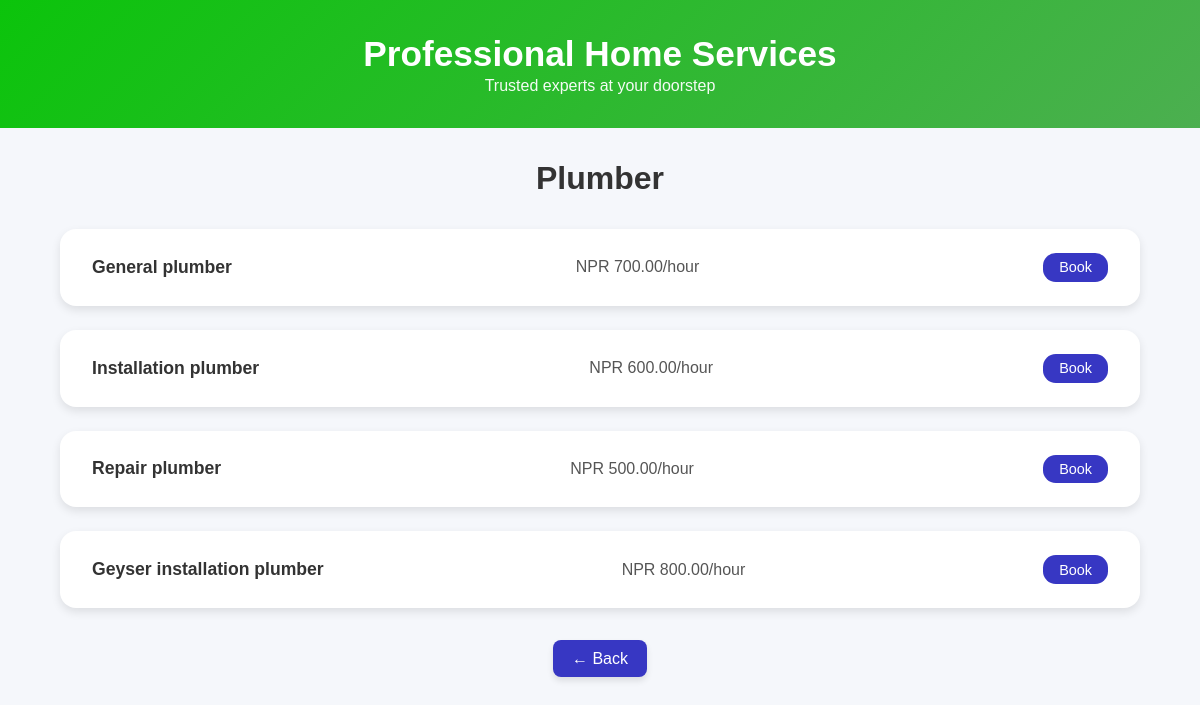
Page /View/public/book.php?profession_id=1 (signed in) on the committed database.
### tables this page shows
CREATE TABLE `profession` (
  `profession_id` int(10) NOT NULL,
  `profession_name` varchar(50) DEFAULT NULL
);

CREATE TABLE `work` (
  `work_id` int(11) NOT NULL,
  `profession_id` int(10) NOT NULL,
  `work_name` varchar(255) NOT NULL,
  `work_price` decimal(10,2) NOT NULL
);

### View/public/book.php (the view, shortened to what this page needs)
<!DOCTYPE html>
<html lang="en">
<head>
    <link rel="stylesheet" href="../assets/css/book.css">
</head>
<body>
    <?php
    include '../../includes/servicenav.php';
    include '../../includes/dbconnect.php';
    $professionId = isset($_GET['profession_id']) ? intval($_GET['profession_id']) : 0;
    $professionQuery = "SELECT profession_name FROM profession WHERE profession_id = $professionId";
    $professionResult = mysqli_query($conn, $professionQuery);
    $profession = mysqli_fetch_assoc($professionResult);
    $workQuery = "SELECT work_id, work_name, work_price FROM work WHERE profession_id = $professionId";
    $workResult = mysqli_query($conn, $workQuery);
    ?>
    <h2><?php echo htmlspecialchars($profession['profession_name']); ?></h2>
    <div class="work-container">
        <?php while ($work = mysqli_fetch_assoc($workResult)) { ?>
            <div class="work">
                <h4><?php echo htmlspecialchars($work['work_name']); ?></h4>
                <p>NPR <?php echo htmlspecialchars($work['work_price']); ?>/hour</p>
                <a href="booking-form.php?profession_id=<?php echo $professionId; ?>&work_id=<?php echo $work['work_id']; ?>">Book</a>
            </div>
        <?php } ?>
    </div>
    <div class="back-container">
        <a href="javascript:history.back()" class="back-arrow">← Back</a>
    </div>
</body>
</html>

### View/assets/css/book.css (style rules this page uses)
.back-container { width: 100%; text-align: center; margin: 2rem 0; }
.back-arrow { display: inline-block; padding: 0.6rem 1.2rem; background: rgb(55, 55, 195); color: #fff; font-size: 1rem; font-weight: 500; border-radius: 0.5rem; text-decoration: none; transition: all 0.3s ease; box-shadow: 0 4px 6px rgba(0,0,0,0.1); }
h2 { font-size: 2rem; text-align: center; margin: 2rem 0; }
.work-container { width: 100%; display: flex; flex-direction: column; align-items: center; gap: 1.5rem; margin-bottom: 2rem; }
.work { width: 90%; padding: 1.5rem 2rem; background-color: #fff; border-radius: 1rem; box-shadow: 0 4px 10px rgba(0, 0, 0, 0.1); display: flex; align-items: center; justify-content: space-between; transition: box-shadow 0.3s; }
.work h4 { font-size: 1.1rem; font-weight: 600; }
.work p { font-size: 1rem; color: #555; margin: 0 1rem; }
.work a { padding: 0.4rem 1rem; background: rgb(55, 55, 195); color: #fff; border-radius: 0.8rem; text-decoration: none; font-size: 0.9rem; cursor: pointer; }

### includes/servicenav.php (style rules this page uses)
* { margin: 0; padding: 0; box-sizing: border-box; font-family: Arial, Helvetica, sans-serif; }
body { background: #f5f7fb; color: #333; }

### rows in the picture
profession: profession_name "Plumber"
work: work_name "General plumber", work_price "700.00"
work: work_name "Installation plumber", work_price "600.00"
work: work_name "Repair plumber", work_price "500.00"
work: work_name "Geyser installation plumber", work_price "800.00"
